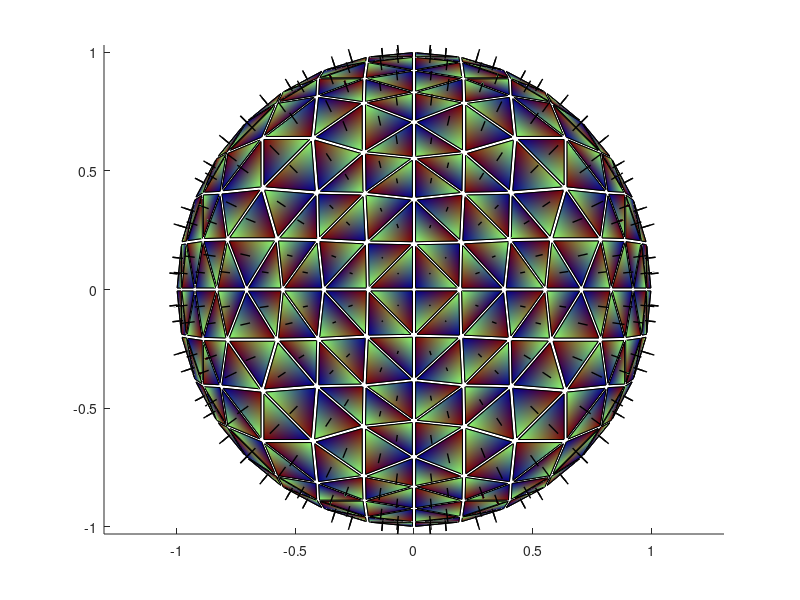

This chart was generated by the following MATLAB code:
function T_ = tesselation_ver0();
v_n00 = [-1; 0; 0];
v_0n0 = [ 0;-1; 0];
v_00n = [ 0; 0;-1];
v_p00 = [+1; 0; 0];
v_0p0 = [ 0;+1; 0];
v_00p = [ 0; 0;+1];

nl_max = 3;
nl=0;
T_nnn = tesselation_make(nl_max,nl,v_n00,v_0n0,v_00n);
T_nnp = tesselation_make(nl_max,nl,v_n00,v_0n0,v_00p);
T_npn = tesselation_make(nl_max,nl,v_n00,v_0p0,v_00n);
T_npp = tesselation_make(nl_max,nl,v_n00,v_0p0,v_00p);
T_pnn = tesselation_make(nl_max,nl,v_p00,v_0n0,v_00n);
T_pnp = tesselation_make(nl_max,nl,v_p00,v_0n0,v_00p);
T_ppn = tesselation_make(nl_max,nl,v_p00,v_0p0,v_00n);
T_ppp = tesselation_make(nl_max,nl,v_p00,v_0p0,v_00p);
T_ = {T_nnn,T_nnp,T_npn,T_npp,T_pnn,T_pnp,T_ppn,T_ppp};

plot_flag=1;
if plot_flag;
figure; clf; hold on;
colormap('jet');
nl = 3; for nt=1:length(T_); tesselation_plot(nl_max,nl,T_{nt}); end%for nt=1:length(T_);
hold off;
axis equal;axis vis3d;
end;%if plot_flag;

plot_flag=0;
if plot_flag;
vp = randn(3,1); vp = vp/norm(vp);
figure; clf; hold on;
colormap('jet');
plot3(vp(1),vp(2),vp(3),'y.','MarkerSize',25);
nl = 1; for nt=1:length(T_); tesselation_plot_point(nl_max,nl,T_{nt},vp); end%for nt=1:length(T_);
hold off;
axis equal;axis vis3d;
end;%if plot_flag;

%%%%%%%%%%%%%%%%%%%%%%%%%%%%%%%%
function tesselation_plot_point(nl_max,nl,T,vp);
verbose=0;
prefix = 37*ones(1,2*T.nl);
if (verbose); disp(sprintf(' %s nl_max %d nl %d T.nl %d',prefix,nl_max,nl,T.nl)); end;
if T.nl<nl; 
if ~isempty(T.child_1); if (verbose); disp(sprintf(' %s calling child_1',prefix)); end; tesselation_plot_point(nl_max,nl,T.child_1,vp); end;
if ~isempty(T.child_2); if (verbose); disp(sprintf(' %s calling child_2',prefix)); end; tesselation_plot_point(nl_max,nl,T.child_2,vp); end;
if ~isempty(T.child_3); if (verbose); disp(sprintf(' %s calling child_3',prefix)); end; tesselation_plot_point(nl_max,nl,T.child_3,vp); end;
if ~isempty(T.child_4); if (verbose); disp(sprintf(' %s calling child_4',prefix)); end; tesselation_plot_point(nl_max,nl,T.child_4,vp); end;
end;%if T.nl<nl_max; 
if (T.nl==nl);
if (verbose); disp(sprintf(' %s plotting self',prefix)); end;
v1 = T.vm + 0.9*(T.v1-T.vm);
v2 = T.vm + 0.9*(T.v2-T.vm);
v3 = T.vm + 0.9*(T.v3-T.vm);
vm = T.vm; el = norm(v1-v2)/4;
vn = vm + T.nn*el;
x = [v1(1),v2(1),v3(1)];y = [v1(2),v2(2),v3(2)];z = [v1(3),v2(3),v3(3)];
if (dot(vp,T.n1)>0 & dot(vp,T.n2)>0 & dot(vp,T.n3)>0); c_flag = 0; else; c_flag = 1; end;
patch(x,y,z,c_flag);
end;%if (T.nl==nl);

%%%%%%%%%%%%%%%%%%%%%%%%%%%%%%%%
function tesselation_plot(nl_max,nl,T);
verbose=0;
prefix = 37*ones(1,2*T.nl);
if (verbose); disp(sprintf(' %s nl_max %d nl %d T.nl %d',prefix,nl_max,nl,T.nl)); end;
if T.nl<nl; 
if ~isempty(T.child_1); if (verbose); disp(sprintf(' %s calling child_1',prefix)); end; tesselation_plot(nl_max,nl,T.child_1); end;
if ~isempty(T.child_2); if (verbose); disp(sprintf(' %s calling child_2',prefix)); end; tesselation_plot(nl_max,nl,T.child_2); end;
if ~isempty(T.child_3); if (verbose); disp(sprintf(' %s calling child_3',prefix)); end; tesselation_plot(nl_max,nl,T.child_3); end;
if ~isempty(T.child_4); if (verbose); disp(sprintf(' %s calling child_4',prefix)); end; tesselation_plot(nl_max,nl,T.child_4); end;
end;%if T.nl<nl_max; 
if (T.nl==nl);
if (verbose); disp(sprintf(' %s plotting self',prefix)); end;
v1 = T.vm + 0.9*(T.v1-T.vm);
v2 = T.vm + 0.9*(T.v2-T.vm);
v3 = T.vm + 0.9*(T.v3-T.vm);
vm = T.vm; el = norm(v1-v2)/4;
vn = vm + T.nn*el;
x = [v1(1),v2(1),v3(1)];y = [v1(2),v2(2),v3(2)];z = [v1(3),v2(3),v3(3)];
patch(x,y,z,[0;1;2]/2,'FaceColor','Interp');
x = [vm(1),vn(1)];y = [vm(2),vn(2)];z = [vm(3),vn(3)];
line(x,y,z,'LineWidth',1,'Color',[0,0,0]);
end;%if (T.nl==nl);

%%%%%%%%%%%%%%%%%%%%%%%%%%%%%%%%

function T = tesselation_make(nl_max,nl,v1_i,v2_i,v3_i);
v1_i = v1_i/norm(v1_i); v2_i = v2_i/norm(v2_i); v3_i = v3_i/norm(v3_i);
v1 = v1_i; v2 = v2_i; v3 = v3_i; 
vm = (v1+v2+v3)/3;
nn = cross(v3-v2,v1-v3);
aa = dot(vm,nn);
if (aa>=0); v1 = v1_i; v2 = v2_i; v3 = v3_i; end;
if (aa< 0); v1 = v2_i; v2 = v1_i; v3 = v3_i; end;
e2 = v1-v3; e3 = v2-v1; e1 = v3-v2;
m1 = (v2+v3)/2; m1 = m1/norm(m1);
m2 = (v3+v1)/2; m2 = m2/norm(m2);
m3 = (v1+v2)/2; m3 = m3/norm(m3);
nn = cross(e1,e2); nn = nn/norm(nn);
n2 = cross(v3,e2); n2 = n2/norm(n2);
n3 = cross(v1,e3); n3 = n3/norm(n3);
n1 = cross(v2,e1); n1 = n1/norm(n1);
child_1 = struct([]);
child_2 = struct([]);
child_3 = struct([]);
child_4 = struct([]);
if (nl>=nl_max);
% do nothing;
end;%if (nl>=nl_max);
if (nl<nl_max);
child_1 = tesselation_make(nl_max,nl+1,v1,m3,m2);
child_2 = tesselation_make(nl_max,nl+1,v2,m1,m3);
child_3 = tesselation_make(nl_max,nl+1,v3,m2,m1);
child_4 = tesselation_make(nl_max,nl+1,m1,m2,m3);
end;%if (nl<nl_max);
T = struct(...
	   'nl',nl,...
	   'v1',v1,...
	   'v2',v2,...
	   'v3',v3,...
	   'vm',vm,...
	   'm1',m1,...
	   'm2',m2,...
	   'm3',m3,...
	   'e1',e1,...
	   'e2',e2,...
	   'e3',e3,...
	   'n1',n1,...
	   'n2',n2,...
	   'n3',n3,...
	   'nn',nn,...
	   'child_1',child_1,...
	   'child_2',child_2,...
	   'child_3',child_3,...
	   'child_4',child_4);
